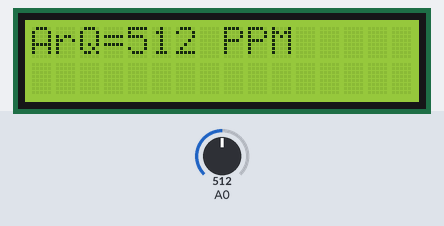
Bench run of a sketch on a simulated Arduino Uno, built with avr-gcc and run on an emulated ATmega328P. On the bench: 16×2 character LCD. Inputs (shaded band) come from the test bench; at power-on: A0 = 512. What the sketch prints to the serial monitor is not drawn.

Above: at 1.2 s.
1.3 s: A0 set to 11
At 2.4 s:
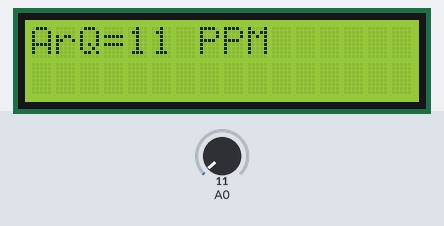
2.8 s: A0 set to 8
At 4.0 s:
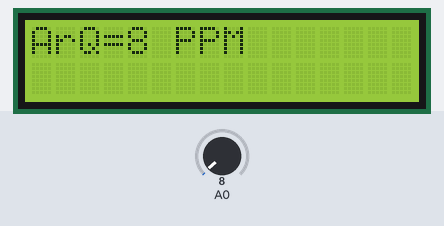
4.3 s: A0 set to 0
Timing chart, 0 to 7.3 s (numbered marks = the images above; inputs shaded):
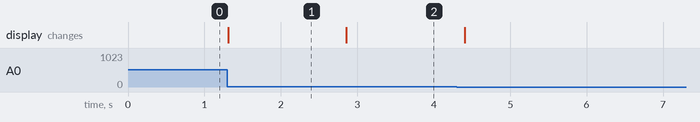

The sketch:

MQ-135_Gas_Sensor_with_LCD.ino
```cpp
#include <LiquidCrystal.h>
int sensorValue;
const int rs = 12, en = 11, d4 = 5, d5 = 4, d6 = 3, d7 = 2;
LiquidCrystal lcd(rs, en, d4, d5, d6, d7);
void setup(){  lcd.begin(16, 2);
Serial.begin(9600);                            // sets the serial port to 9600
 }
void loop(){sensorValue = analogRead(0);       // read analog input pin 0
Serial.print("AirQua=");
Serial.print(sensorValue, DEC);               // prints the value read
Serial.println(" PPM");
lcd.setCursor(0,0);
lcd.print("ArQ=");
lcd.print(sensorValue,DEC);
lcd.print(" PPM");
lcd.println("       ");
lcd.print("  ");
delay(100);                                   // wait 100ms for next reading
}
```

Measured:
- after the input at 1.3 s, the display: changes at once (image 1)
- after the input at 2.8 s, the display: changes after 0.06 s (image 2)
